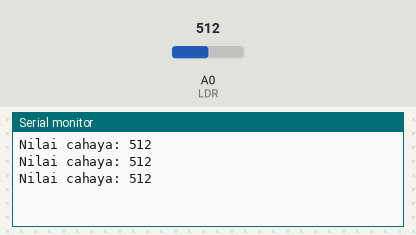
A sketch run on a simulated Arduino Uno, built with avr-gcc and run on an emulated ATmega328P. Parts: the last lines printed to the serial monitor. The test bench sets the inputs (shaded band); at power-on: A0 (LDR) = 512.

Above: at 1.3 s.
1.4 s: A0 (LDR) set to 716
At 1.9 s:
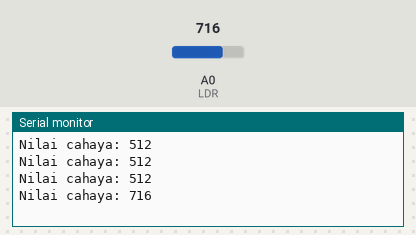
2.9 s: A0 (LDR) set to 900
At 3.4 s:
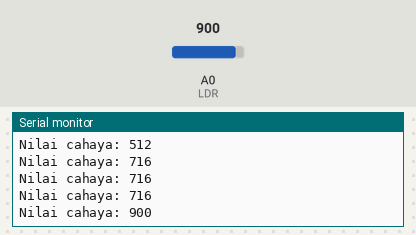
Timing chart, 0 to 5.9 s (numbered marks = the images above; inputs shaded):
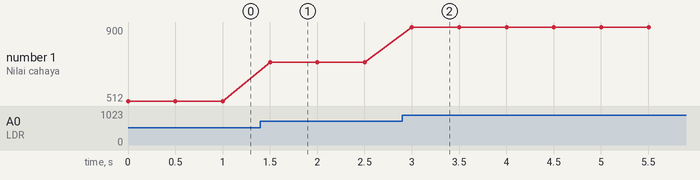

Measured:
- after the input at 1.4 s, the serial monitor: prints a new line after 0.10 s (image 1)
- after the input at 2.9 s, the serial monitor: prints a new line after 0.10 s (image 2)
- plotted number 1: 512 → 716 after the input at 1.4 s, 716 → 900 after the input at 2.9 s

The sketch:

01_Baca_Cahaya.ino
```cpp
const int LDR = A0;

void setup() {
  Serial.begin(9600);
}

void loop() {
  Serial.print("Nilai cahaya: ");
  Serial.println(analogRead(LDR));
  delay(500);
}
```
